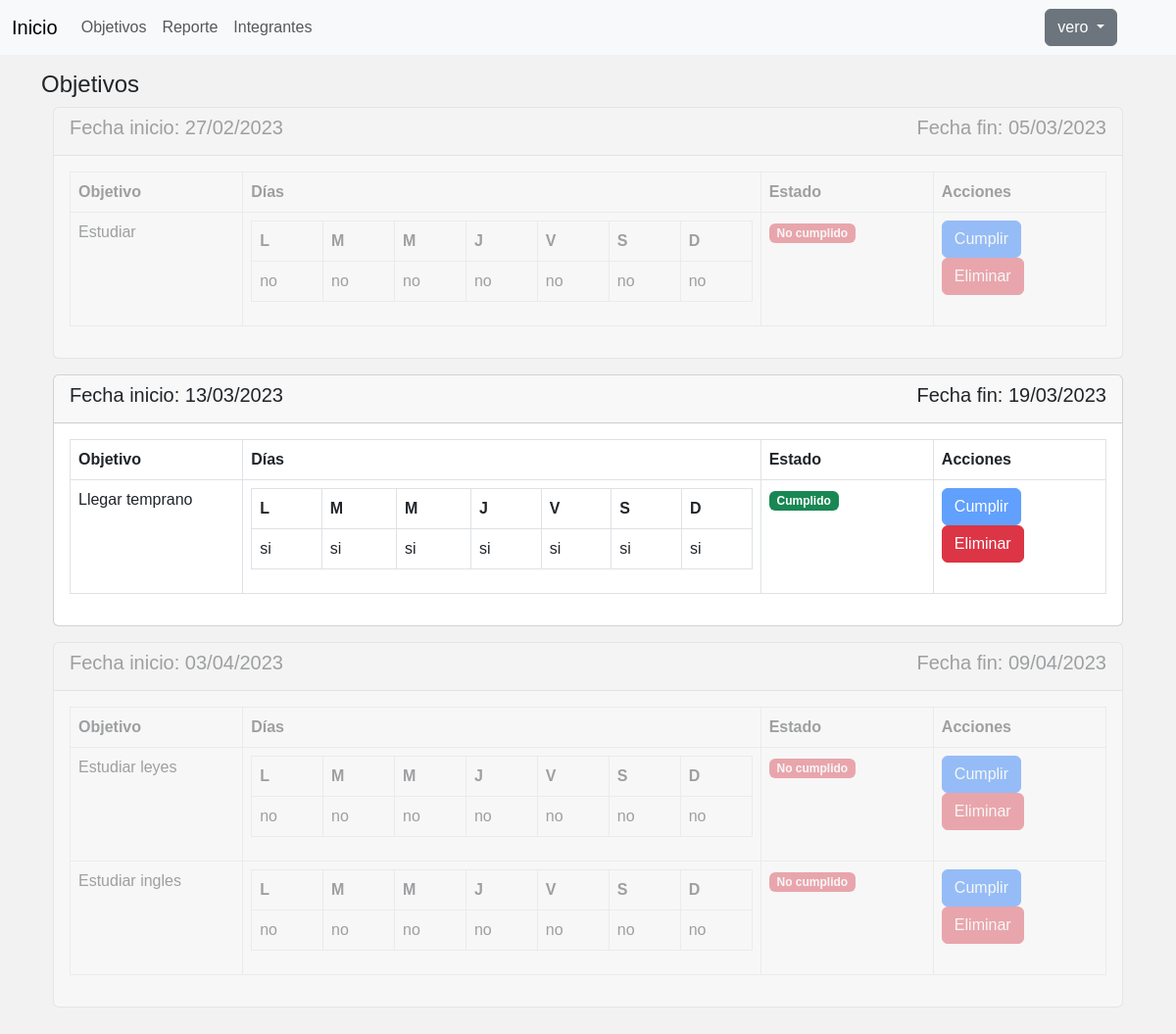
Screenshot of /objetivos/ (signed in) with the database file from the repository.
### objetivosApp/models.py (models this page shows, shortened)
class Objetivo(models.Model):
    descripcion = models.CharField(max_length=50)
    fecha_inicio = models.DateField(default=datetime.now)
    fecha_fin = models.DateField(default=datetime.now)
    contador = models.IntegerField(default=0)
    user = models.ForeignKey(User, on_delete=models.CASCADE)

### objetivosApp/views.py (the view)
# urls.py: path('objetivos/', views.objetivos, name='objetivos'),
@login_required
def objetivos(request):
    objetivos = Objetivo.objects.filter(user=request.user).order_by('fecha_inicio')
    objetivos_fecha = {}
    for objetivo in objetivos:
        fecha_ini = objetivo.fecha_inicio
        fecha_fin = objetivo.fecha_fin
        clave = fecha_ini.strftime('%d/%m/%Y') + ' - ' + fecha_fin.strftime('%d/%m/%Y')
        editar = True if FECHA_ACTUAL >= fecha_ini and FECHA_ACTUAL <= fecha_fin else False
        nuevo_objetivo = {
            'id': objetivo.id,
            'descripcion': objetivo.descripcion,
            'fecha_inicio': objetivo.fecha_inicio,
            'fecha_fin': objetivo.fecha_fin,
            'contador': [1]*objetivo.contador + [0]*(7-objetivo.contador),
            'cumplidos': objetivo.contador,
        }
        if clave not in objetivos_fecha:
            objetivos_fecha[clave] = [[], editar]
        objetivos_fecha[clave][0].append(nuevo_objetivo)
    context = {
        'objetivos': objetivos_fecha,
    }
    return render(request, 'objetivos.html', context)

### objetivosApp/templates/objetivos.html (shortened to what this page needs)
{% extends 'base.html' %}
{% block contenido %}
    <div class="container py-3">
        <h4>Objetivos</h4>
        <div class="container">
            {% if objetivos|length > 0 %}
                {% for fecha, objetivo in objetivos.items %}
                    <div class="card {% if not objetivo.1 %}disabled{% endif %} mb-3">
                        <div class="card-header d-flex justify-content-between">
                            {% with fecha_inicio=fecha|slice:':10' %}
                                <h5>Fecha inicio: {{ fecha_inicio }}</h5>
                            {% endwith %}
                            {% with fecha_fin=fecha|slice:'13:' %}
                                <h5>Fecha fin: {{ fecha_fin }}</h5>
                            {% endwith %}
                        </div>
                        <div class="card-body">
                            <table class="table table-bordered table-hover">
                                <thead>
                                    <tr>
                                        <th class="col-2">Objetivo</th>
                                        <th>Días</th>
                                        <th class="col-2">Estado</th>
                                        <th class="col-2">Acciones</th>
                                    </tr>
                                </thead>
                                <tbody>
                                    {% for obj in objetivo.0 %}
                                        <tr>
                                            <td>{{ obj.descripcion }}</td>
                                            <td>
                                                <table class="table table-bordered">
                                                    <tr>
                                                        <th>L</th>
                                                        <th>M</th>
                                                        <th>M</th>
                                                        <th>J</th>
                                                        <th>V</th>
                                                        <th>S</th>
                                                        <th>D</th>
                                                    </tr>
                                                    <tbody>
                                                        <tr>
                                                            {% for n in obj.contador %}
                                                                {% if n > 0 %}
                                                                    <td>si</td>
                                                                {% else %}
                                                                    <td>no</td>
                                                                {% endif %}
                                                            {% endfor %}
                                                        </tr>
                                                    </tbody>
                                                </table>
                                            </td>
                                            <td>
                                                {% if obj.cumplidos > 6 %}
                                                    <span class="badge bg-success">Cumplido</span>
                                                {% else %}
                                                    <span class="badge bg-danger">No cumplido</span>
                                                {% endif %}
                                            </td>
                                            <td>
                                                <form action="{% url 'cumplir' obj.id %}">
                                                    <button type="submit"
                                                            class="btn btn-primary"
                                                            {% if obj.cumplidos > 6 %}disabled{% endif %}>Cumplir</button>
                                                </form>
                                                <form action="{% url 'eliminar' obj.id %}">
                                                    <button type="submit"
                                                            class="btn btn-danger"
                                                            >Eliminar</button>
                                                </form>
                                            </td>
                                        </tr>
                                    {% endfor %}
                                </tbody>
                            </table>
                        </div>
                    </div>
                {% endfor %}
            {% else %}
                <p>No hay objetivos registrados</p>
            {% endif %}
        </div>
    </div>
{% endblock contenido %}

### objetivosApp/templates/base.html (shortened to what this page needs)
{% load static %}
<!DOCTYPE html>
<html lang="es">
  <head>
    <link href="https://cdn.jsdelivr.net/npm/bootstrap@5.3.0-alpha1/dist/css/bootstrap.min.css"
          rel="stylesheet"
>
    <link rel="stylesheet" href="{% static 'css/estilos.css' %}">
  </head>
  <body>
    <nav class="navbar navbar-expand-lg navbar-light bg-light">
      <div class="container-fluid">
        <a class="navbar-brand" href="/">Inicio</a>
        <div class="collapse navbar-collapse" id="navbarSupportedContent">
          <ul class="navbar-nav me-auto mb-2 mb-lg-0">
            <li class="nav-item">
              <a class="nav-link" href="{% url 'objetivos' %}">Objetivos</a>
            </li>
            <li class="nav-item">
              <a class="nav-link" href="{% url 'reporte' %}">Reporte</a>
            </li>
            <li class="nav-item">
              <a class="nav-link" href="{% url 'integrantes' %}">Integrantes</a>
            </li>
          </ul>
        </div>
        {% if user.is_authenticated %}
          <div class="dropdown px-5">
            <button class="btn btn-secondary dropdown-toggle"
                    type="button"
                    id="dropdownMenuButton1"
                    data-bs-toggle="dropdown"
                    aria-expanded="false">
              {{ user.username }}
            </button>
          </div>
        {% else %}
          <a class="btn btn-outline-success" href="{% url 'login' %}">Iniciar sesión</a>
        {% endif %}
      </div>
    </nav>
    {% block contenido %}
    {% endblock contenido %}
  </body>
</html>

### objetivosApp/static/css/estilos.css (style rules this page uses)
body { font-family: Arial, Helvetica, sans-serif; background-color: #f2f2f2; }
.disabled { pointer-events: none; opacity: 0.4; }

### rows the page displays
Objetivo: descripcion "Estudiar"
Objetivo: descripcion "Llegar temprano"
Objetivo: descripcion "Estudiar leyes"
Objetivo: descripcion "Estudiar ingles"

### other values shown
{{ user.username }} "vero"
{{ fecha_inicio }} "27/02/2023" "13/03/2023" "03/04/2023"
{{ fecha_fin }} "05/03/2023" "19/03/2023" "09/04/2023"
